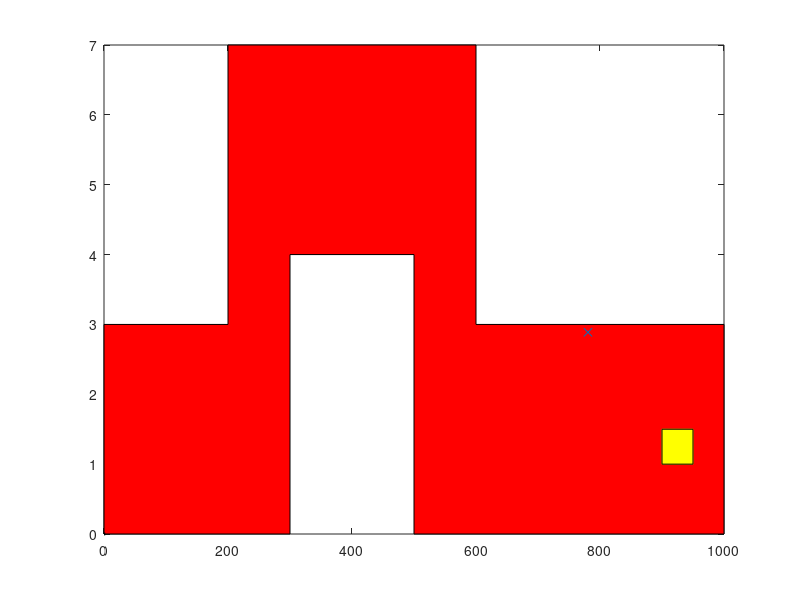

The MATLAB script that drew this image: (Note: this script raises an error after producing the figure.)
%% Q4
clearvars
close all

% x and y axises limit from 0 to x_max and 0 to y_max respectively.
x_min = 0; x_max = 1000;
y_min = -20; y_max = 20;
psi_min = -pi; psi_max = pi; 

% distance of moving at every step
EPS = 2;

% maximum iterations
numNodes = 6000;

% attributions of starting point
q_start.coord = [0 0 0];
q_start.cost = 0;
q_start.parent = 0; %.parent means the index of parent node

% initialize the tree
nodes(1) = q_start;

% plot the safe area
figure(1)
x=[0 300 300 500 500 1000 1000 600 600 200 200 0]; %x coordinates of all the vertices
y=[0 0 4 4 0 0 3 3 7 7 3 3];  %y coordinates of all the vertices
X=[x,x(1)];   
Y=[y,y(1)];   
plot(X,Y,'k') 
fill(x,y,'r')  % fill the safe zone with color
hold on

% plot the goal area
X_goal = [900,900,950,950,900];
Y_goal = [1,1.5,1.5,1,1];
plot(X_goal,Y_goal,'y')
fill(X_goal,Y_goal,'y')
%% grow the tree
tic;
for i = 1:1:numNodes
    pan = 0;
    % generate the random points in the given safe area and plot the points
    while ~pan
        q_rand = [rand*(x_max-x_min)+x_min,rand*(y_max-y_min)+y_min,rand*(psi_max-psi_min)+psi_min];
        pan = inpolygon(q_rand(1),q_rand(2),X,Y);
    end
    plot(q_rand(1), q_rand(2), 'x', 'Color',  [0 0.4470 0.7410])
    ndist = [];
    for j = 1:1:length(nodes)
        n = nodes(j);
        tmp = norm(n.coord(1:2) - q_rand(1:2));
        ndist = [ndist tmp];
    end
    [mini_distance, idx] = min(ndist);
    q_nearest = nodes(idx);
    
    % Get the new Point
    % q_new.coord = steer(q_rand, q_nearest.coord, mini_distance, EPS);
    % Instead of using steer function directly, we apply the brute force
    % approach.
    
    % Parameters
    vx = 30; L = 3;
    dxdt = @(t,x,delta) [vx*cos(x(3));vx*sin(x(3));vx/L*tan(delta)];
    direc_desired = (q_rand(1:2) - q_nearest.coord(1:2))./norm(q_rand(1:2) - q_nearest.coord(1:2));
    direc = 0;
    flag_fea = false;
    for delta = -20/180*pi:2/180*pi:20/180*pi
        safety = true;
        [t,x] = ode45(@(t,x) dxdt(t,x,delta),[0 0.1],q_nearest.coord');
        q_fea = x(end,:);
        direc_fea = (q_fea(1:2) - q_nearest.coord(1:2))./norm(q_fea(1:2) - q_nearest.coord(1:2));
        % to check if any step there is a collison
        stepNum = size(x,1);
        for i = 1:stepNum
            if ~inpolygon(x(i,1),x(i,2),X,Y)
                safety = false;
                break;
            end
        end
        
        if sum(direc_fea.*direc_desired) > direc && safety
            flag_fea = true;
            direc = sum(direc_fea.*direc_desired);
            q_new.coord = (q_fea - q_nearest.coord)./norm(q_fea - q_nearest.coord) * EPS + q_nearest.coord;
        end
    end
    InorOn = inpolygon(q_new.coord(1),q_new.coord(2),X,Y);
    if flag_fea && InorOn
        line([q_nearest.coord(1), q_new.coord(1)], [q_nearest.coord(2), q_new.coord(2)],...
            'Color', 'k', 'LineWidth', 2);
        drawnow
        hold on
        q_new.cost = norm(q_new.coord - q_nearest.coord) + q_nearest.cost;
        q_new.parent = idx;
        
        % Break if the link from second to last node to last node intersects any of
        % the four edges of the goal area
        nodes = [nodes q_new];
    end
    
    % move to the random point with distance of eps if distance between
    % random point and nearest point is bigger than eps.
    
    if ~noCollision(q_nearest.coord(1:2), q_new.coord(1:2), [900,-1,50,2]) 
        break
    end
end

q_end = q_new;
num_node_path = 1;
while q_end.parent ~= 0
    start = q_end.parent;
    line([q_end.coord(1), nodes(start).coord(1)], [q_end.coord(2), nodes(start).coord(2)],...
        'Color', 'g', 'LineWidth', 2);
    hold on
    q_end = nodes(start);
    num_node_path = num_node_path+1;
end

%% total number of node in the tree
num_node_tree = length(nodes)

%% number of nodes in the sequence that reaches goal area
num_node_path

%% Total Calculation Time
toc